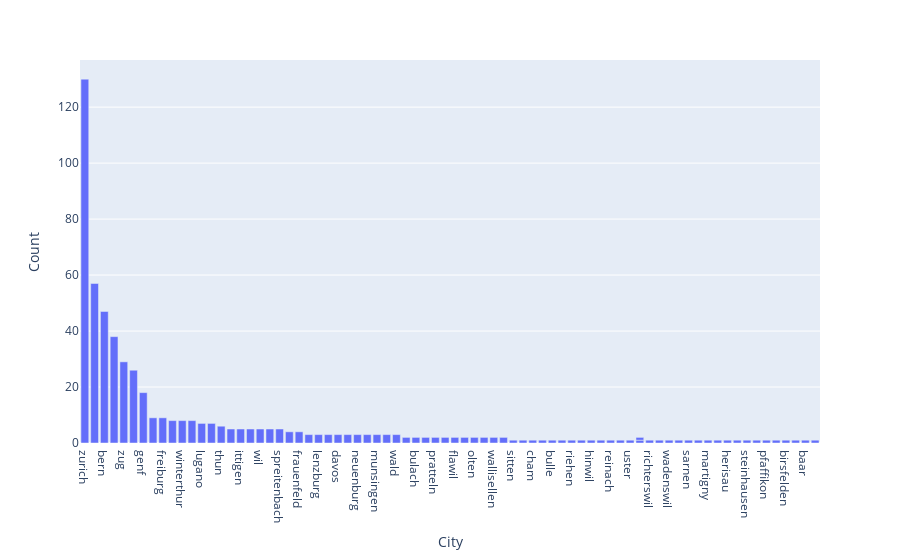

Here is the notebook cell this chart was saved with:
### Code cell
fig_bar_city = px.bar(df_city_count_data.sort_values('Count', ascending=False),
                      x="City",
                      y="Count")
fig_bar_city.show()

### Figure 1 — Plotly figure (JSON) as saved in the notebook; plotly's stock layout.template omitted (floating-point values rounded to 4 significant figures)
{"data": [{"alignmentgroup": "True", "hovertemplate": "City=%{x}<br>Count=%{y}<extra></extra>", "legendgroup": "", "marker": {"color": "#636efa", "pattern": {"shape": ""}}, "name": "", "offsetgroup": "", "orientation": "v", "showlegend": false, "textposition": "auto", "type": "bar", "x": ["zurich ", "basel ", "bern ", "st. gallen ", "zug ", "luzern ", "genf ", "baden ", "freiburg ", "schaffhausen ", "winterthur ", "solothurn ", "lugano ", "lausanne ", "thun ", "chur ", "ittigen", "aarau ", "wil ", "glarus", "spreitenbach", "kreuzlingen", "frauenfeld ", "arbon ", "lenzburg ", "kloten", "davos", "einsiedeln", "neuenburg ", "liestal ", "munsingen", "schwyz ", "wald", "dietikon", "bulach ", "sursee ", "pratteln", "weinfelden", "flawil", "muttenz", "olten ", "montreux", "wallisellen", "muri bei bern", "sitten ", "kriens", "cham", "schlieren", "bulle ", "ruti", "riehen", "payerne ", "hinwil", "opfikon", "reinach", "dubendorf", "uster", "gossau", "gossau", "richterswil", "horgen", "wadenswil", "volketswil", "sarnen ", "wettingen", "martigny ", "brugg ", "herisau", "bassersdorf", "steinhausen", "oberwil ", "pfaffikon", "lyss", "birsfelden", "burgdorf ", "baar", "buchs"], "xaxis": "x", "y": [130, 57, 47, 38, 29, 26, 18, 9, 9, 8, 8, 8, 7, 7, 6, 5, 5, 5, 5, 5, 5, 4, 4, 3, 3, 3, 3, 3, 3, 3, 3, 3, 3, 2, 2, 2, 2, 2, 2, 2, 2, 2, 2, 2, 1, 1, 1, 1, 1, 1, 1, 1, 1, 1, 1, 1, 1, 1, 1, 1, 1, 1, 1, 1, 1, 1, 1, 1, 1, 1, 1, 1, 1, 1, 1, 1, 1], "yaxis": "y"}], "layout": {"barmode": "relative", "legend": {"tracegroupgap": 0}, "margin": {"t": 60}, "xaxis": {"anchor": "y", "domain": [0, 1], "title": {"text": "City"}}, "yaxis": {"anchor": "x", "domain": [0, 1], "title": {"text": "Count"}}}}
